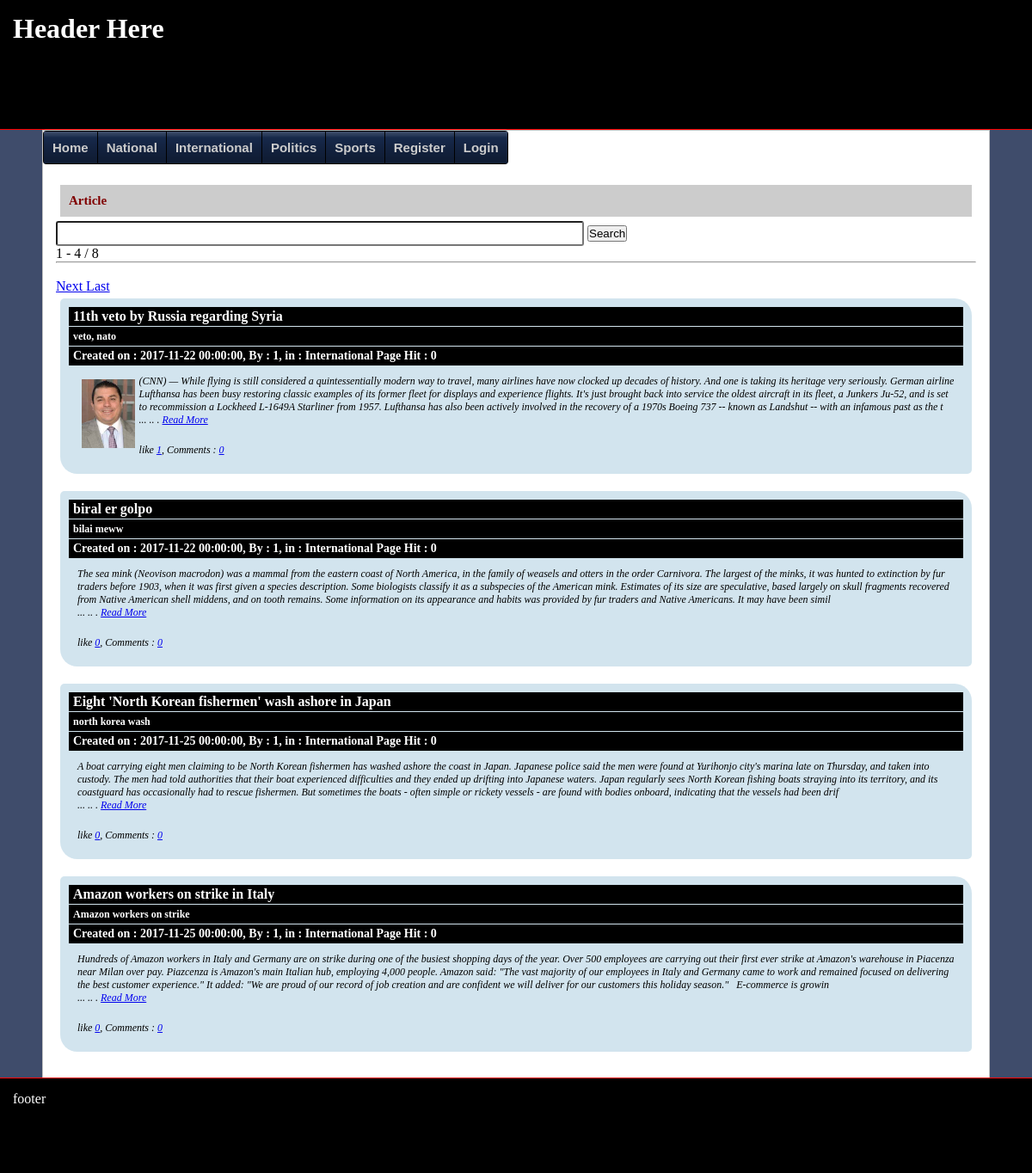
Screenshot of /?c=article&ctg=2 with the database file from the repository.
### tables this page shows
CREATE TABLE `category` (
  `id` int(11) NOT NULL,
  `name` varchar(200) NOT NULL,
  `description` varchar(2000) NOT NULL,
  `categoryId` int(11) NOT NULL
);

CREATE TABLE `pages` (
  `id` int(11) NOT NULL,
  `title` varchar(1000) NOT NULL,
  `tags` varchar(200) DEFAULT NULL,
  `createDate` datetime DEFAULT NULL,
  `userId` int(11) DEFAULT NULL,
  `hitCount` int(11) DEFAULT NULL,
  `categoryId` int(11) NOT NULL
);

CREATE TABLE `pageimage` (
  `id` int(11) NOT NULL,
  `pageId` int(11) NOT NULL,
  `title` varchar(200) NOT NULL,
  `dateTime` datetime NOT NULL DEFAULT CURRENT_TIMESTAMP,
  `image` varchar(200) NOT NULL
);

### client/article.php (the view, shortened to what this page needs)
<?php
$search = "";
?>
<form method="post">
	<input type="text" name="search" value="<?php print $search; ?>"/>
	<input type="submit" name="btnSearch" value="Search"/>
</form>
<?php
$cn = mysqli_connect("localhost", "root", "", "dbus_002");
$a =array();
findSubCategory($_GET['ctg'], $a);
$sql = "select p.id, p.title, p.tags, p.createDate, p.userId, p.hitCount,
		c.name as category, (select count(id) from pagesComments where pageId = p.id) as comments
 		from pages p
		left join category as c on p.categoryId = c.id where p.categoryId in(".implode(", ", $a).")";
$table = mysqli_query($cn, $sql);
$totalItem = mysqli_num_rows($table);
$page = 1;
$sql .= " limit ".(($page -1) * 4).", 4";
$table = mysqli_query($cn, $sql);
print '<div class="summery"> '.((($page -1) * 4) + 1).' - '.((($page -1) * 4) + 4).' / '.$totalItem.'</div><hr><br>';
$lastPage = $totalItem / 4;
if($page < $lastPage)
{
print '<a href="?c='.$_GET['c'].'&ctg='.$_GET['ctg'].'&page='.($page + 1).'">Next </a> ';
print '<a href="?c='.$_GET['c'].'&ctg='.$_GET['ctg'].'&page='.$lastPage.'">Last </a> ';
}
while($row = mysqli_fetch_assoc($table))
{
	print '<div class="article">';
	print '<h1>'.$row["title"].'</h1>';
	print '<h3>'.$row["tags"].'</h3>';
	print '<h2> Created on : '.$row["createDate"].', By : ';
	print $row["userId"].', in : '.$row["category"].' Page Hit : '.$row["hitCount"].'</h2>';
	$fileName = "articles/".str_replace(" ", "_", trim($row['title'])).".html";
	$file = fopen($fileName, "r");
	$content = fread($file, filesize($fileName));
	print '<div>';
	findImage($row['id']);
	print substr(strip_tags($content), 0, 600);
	print ' <br>... .. . <a href="?c=articleDetails&article='.$row["id"].'">Read More</a></div>';
	print '<div>';
	$likeUsers = array();
	$likeUsersName = array();
	findLikes($row["id"], $likeUsers, $likeUsersName);
	if(isset($_SESSION['type']))
	{
		if(in_array($_SESSION['id'], $likeUsers))
		{
			print '<a href="#">You and other like </a> : ';
		}
		else
		{
			print '<a href="?c='.$_GET['c'].'&ctg='.$_GET['ctg'].'&likeId='.$row['id'].'">Like</a> : ';
		}
	}
	else{
		print ' like ';
	}
	print '<a href="#" title="'.implode("\n", $likeUsersName).'">'.count($likeUsers).'</a>';
	print ', Comments : <a href="#">'.$row['comments'].'</a></div>';
	print '</div>';
}
function findSubCategory($cid, &$a)
{
	$a[] = $cid;
}
function findImage($pid)
{
	global $cn;
	$sql = "select id, title, image from pageImage where pageId = ".$pid." limit 0, 1";
	$table = mysqli_query($cn, $sql);
	while($row = mysqli_fetch_assoc($table))
	{
		print '<img src="uploads/images/'.$row["id"].'_'.$row["image"].'" title="'.$row['title'].'"/>';
	}
}
function findLikes($pid, &$likeUsers, &$likeUsersName)
{
	global $cn;
	$sql = "select pl.userId, u.name as user from pageLikes as pl left join users as u on pl.userId = u.id where pl.pageId = ".$pid;
	$table = mysqli_query($cn, $sql);
	while($row = mysqli_fetch_assoc($table))
	{
		$likeUsers[] = $row["userId"];
		$likeUsersName[] = $row["user"];
	}
}
?>

### component/menu.php (shortened to what this page needs)
<ul id="css3menu1" class="topmenu">
			<li><a href="?p=home">Home</a></li>
			<?php
			$cn = mysqli_connect("localhost", "root", "", "dbus_002");
			$sql = "select id, name from category where categoryId = 0";
			$table = mysqli_query($cn, $sql);
			while($row = mysqli_fetch_assoc($table))
			{
				print '<li><a href="?c=article&ctg='.$row["id"].'">'.$row["name"].'</a>';
				findChild($row["id"]);
				print '</li>';
			}
			function findChild($pid)
			{
				global $cn;
				$sql = "select id, name from category where categoryId = ".$pid;
				$table = mysqli_query($cn, $sql);
			}
	if(isset($_SESSION['type']))
	{
		print '<li><a href="?p=users">Users</a></li>
			<li><a href="?p=category">Category</a></li>
			<li><a href="?p=pages">Pages</a></li>
			<li><a href="?p=image">Image</a></li>
			<li><a href="?p=file">File</a></li>
			<li><a href="?p=myaccount">'.$_SESSION['name'].'</a></li>
			<li><a href="?c=logout">Logout</a></li>';
	}
	else{
		print '
			<li><a href="?c=register">Register</a></li>
			<li><a href="?c=login">Login</a></li>';
	}
			?>
		</ul>

### css/index.css (style rules this page uses)
* { padding: 0px; margin: 0px auto; }
body { background: #3f4c6b; background: -moz-linear-gradient(top, #3f4c6b 0%, #3f4c6b 100%); background: -webkit-linear-gradient(top, #3f4c6b 0%,#3f4c6b 100%); background: linear-gradient(to bottom, #3f4c6b 0%,#3f4c6b 100%); filter: progid:DXImageTransform.Microsoft.gradient( startColorstr='#3f4c6b', endColorstr='#3f4c6b',GradientType=0 ); }
ul { list-style: circle; }
ul li { line-height: 25px; font-size: 16px }

### css/css3menu.css (style rules this page uses)
ul#css3menu1,ul#css3menu1 ul { margin:0;list-style:none;padding:0;background-color:#000;background-image:url("mainbk.png");background-repeat:repeat;border-width:0px;border-style:solid;border-color:#162436;-moz-border-radius:4px;-webkit-border-radius:4px;border-radius:4px; }
ul#css3menu1 li { position:relative;display:block;white-space:nowrap;font-size:0;float:left; }
ul#css3menu1 { font-size:0;z-index:999;position:relative;display:inline-block;zoom:1;padding:1px 1px 1px 0; *display:inline; }
ul#css3menu1>li { margin:0 0 0 1px; }
ul#css3menu1 a { display:block;vertical-align:middle;text-align:left;text-decoration:none;font:bold 15px Arial;color:#cccccc;cursor:default;padding:10px;background-color:#17294b;background-image:url("mainbk.png");background-repeat:repeat;background-position:0 200px;border-width:0px;border-style:none;border-color:; }

### css/control.css (style rules this page uses)
input[type="text"], input[type="password"], textarea, select { min-width: 600px; padding: 5px; border-radius: 3px; }

### css/article.css (style rules this page uses)
.article { display: block; margin: 5px; padding: 10px; margin-bottom: 20px; background-color:rgba(32,119,168,0.2); border-radius: 5px 20px 5px 20px; }
.article h1, .article h2, .article h3 { display: block; padding: 5px; background-color: black; color: white; font-weight: bold; line-height: 12px; margin-bottom: 1px; }
.article h1 { font-size: 16px; }
.article h2 { font-size: 14px; }
.article h3 { font-size: 12px; }
.article div { padding: 10px; font-size: 12px; font-style: italic; }
.article div img { height: 80px; margin: 5px; float: left; }

### rows the page displays
category: name "National"
category: name "International"
category: name "Politics"
category: name "Sports"
pages: title "11th veto by Russia regarding Syria", tags "veto, nato", createDate "2017-11-22 00:00:00", userId "1", categoryId.name "International", hitCount "0", title "(CNN) — While flying is still considered a quintessentially modern way to travel, many airlines have now clocked up decades of history. And one is taking its heritage very seriously. German airline Lufthansa has been busy restoring classic examples of its former fleet for displays and experience flights. It's just brought back into service the oldest aircraft in its fleet, a Junkers Ju-52, and is set to recommission a Lockheed L-1649A Starliner from 1957. Lufthansa has also been actively involved in the recovery of a 1970s Boeing 737 -- known as Landshut -- with an infamous past as the t", count($likeUsers) "1", comments "0"
pageimage: image (picture)
pages: title "biral er golpo", tags "bilai meww", createDate "2017-11-22 00:00:00", userId "1", categoryId.name "International", hitCount "0", title "The sea mink (Neovison macrodon) was a mammal from the eastern coast of North America, in the family of weasels and otters in the order Carnivora. The largest of the minks, it was hunted to extinction by fur traders before 1903, when it was first given a species description. Some biologists classify it as a subspecies of the American mink. Estimates of its size are speculative, based largely on skull fragments recovered from Native American shell middens, and on tooth remains. Some information on its appearance and habits was provided by fur traders and Native Americans. It may have been simil", comments "0"
pages: title "Eight 'North Korean fishermen' wash ashore in Japan", tags "north korea wash", createDate "2017-11-25 00:00:00", userId "1", categoryId.name "International", hitCount "0", title "A boat carrying eight men claiming to be North Korean fishermen has washed ashore the coast in Japan. Japanese police said the men were found at Yurihonjo city's marina late on Thursday, and taken into custody. The men had told authorities that their boat experienced difficulties and they ended up drifting into Japanese waters. Japan regularly sees North Korean fishing boats straying into its territory, and its coastguard has occasionally had to rescue fishermen. But sometimes the boats - often simple or rickety vessels - are found with bodies onboard, indicating that the vessels had been drif", comments "0"
pages: title "Amazon workers on strike in Italy", tags "Amazon workers on strike", createDate "2017-11-25 00:00:00", userId "1", categoryId.name "International", hitCount "0", title "Hundreds of Amazon workers in Italy and Germany are on strike during one of the busiest shopping days of the year. Over 500 employees are carrying out their first ever strike at Amazon's warehouse in Piacenza near Milan over pay. Piazcenza is Amazon's main Italian hub, employing 4,000 people. Amazon said: \"The vast majority of our employees in Italy and Germany came to work and remained focused on delivering the best customer experience.\" It added: \"We are proud of our record of job creation and are confident we will deliver for our customers this holiday season.\" E-commerce is growin", comments "0"

### other values shown
str_replace("_", " ", $_GET['c']) "Article"
$totalItem "8"
